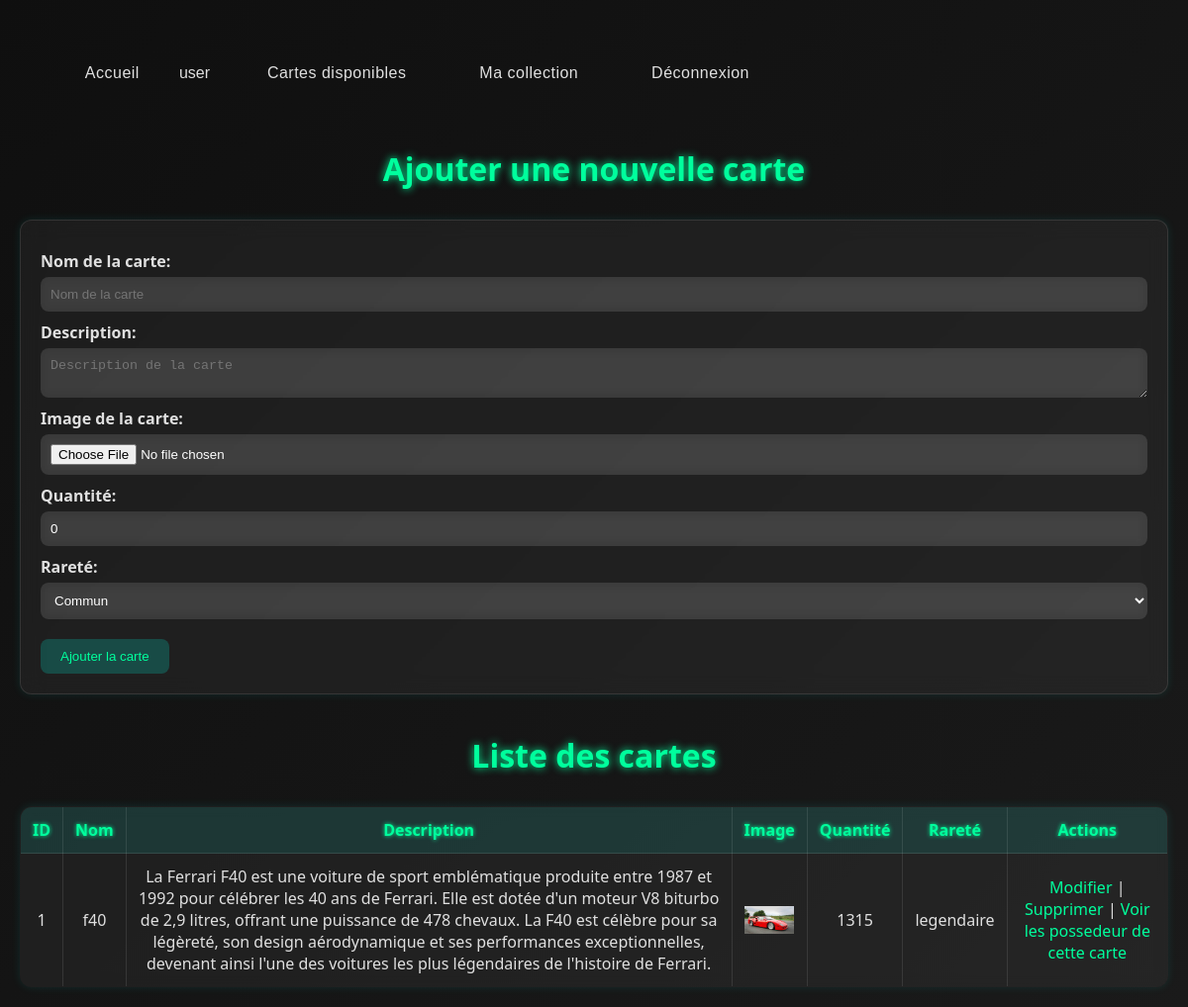
Screenshot of /superTCG/gerercarte.php (signed in) with the database file from the repository.
### tables this page shows
CREATE TABLE `carte` (
  `carte_id` int(11) NOT NULL,
  `nom` varchar(100) NOT NULL,
  `description` text DEFAULT NULL,
  `chemin_image` varchar(255) DEFAULT NULL,
  `quantite` int(11) DEFAULT 0,
  `rarete` enum('commun','rare','epique','legendaire') DEFAULT 'commun'
);

### superTCG/gerercarte.php (the view, shortened to what this page needs)
<?php
include('common/navbar.php');
include('./config.php');
?>
<html lang="en">
<head>
    <link rel="stylesheet" href="css/gererCS.css">
</head>
<body class="container">
    <div>
        <h1 class="titre">Ajouter une nouvelle carte</h1>
        <form method="POST" enctype="multipart/form-data">
            <label for="nom">Nom de la carte:</label>
            <input type="text" name="nom" placeholder="Nom de la carte" required><br>
            <label for="description">Description:</label>
            <textarea name="description" placeholder="Description de la carte" required></textarea><br>
            <label for="image">Image de la carte:</label>
            <input type="file" name="image" required><br>
            <label for="quantite">Quantité:</label>
            <input type="number" name="quantite" value="0" required><br>
            <label for="rarete">Rareté:</label>
            <select name="rarete" required>
                <option value="commun">Commun</option>
            </select><br>
            <input type="submit" name="submit" value="Ajouter la carte">
        </form>
    </div>
    <div>
        <?php
            $stmt = $conn->query("SELECT * FROM carte");
            $cartes = $stmt->fetchAll(PDO::FETCH_ASSOC);
        ?>
        <h1>Liste des cartes</h1>
    <table border="1" cellpadding="10">
        <thead>
            <tr>
                <th>ID</th>
                <th>Nom</th>
                <th>Description</th>
                <th>Image</th>
                <th>Quantité</th>
                <th>Rareté</th>
                <th>Actions</th>
            </tr>
        </thead>
        <tbody>
            <?php foreach ($cartes as $carte): ?>
                <tr>
                    <td><?= $carte['carte_id'] ?></td>
                    <td><?= htmlspecialchars($carte['nom']) ?></td>
                    <td><?= htmlspecialchars($carte['description']) ?></td>
                    <td><img src="<?= $carte['chemin_image'] ?>" alt="" width="50"></td>
                    <td><?= $carte['quantite'] ?></td>
                    <td><?= $carte['rarete'] ?></td>
                    <td>
                        <a href="modifiercarte.php?id=<?= $carte['carte_id'] ?>">Modifier</a> |
                        <a href="supprimercarte.php?id=<?= $carte['carte_id'] ?>" onclick="return confirm('Supprimer cette carte ?');">Supprimer</a> |
                        <a href="possedeurcarte.php?id=<?= $carte['carte_id'] ?>" >Voir les possedeur de cette carte</a>
                    </td>
                </tr>
            <?php endforeach; ?>
        </tbody>
    </table>
    </div>
</body>
</html>

### superTCG/common/style.css (style rules this page uses)
:root { --cyber-dark: #0a0a0a; --cyber-darker: #050505; --cyber-accent: #00ff9d; --cyber-glow: 0 0 10px rgba(0, 255, 157, 0.7); --cyber-text: #e0e0e0; --cyber-border: #1f1f1f; }

### superTCG/css/gererCS.css (style rules this page uses)
body { font-family: 'Segoe UI', Tahoma, Geneva, Verdana, sans-serif; background: linear-gradient(135deg, #0f0f0f, #1a1a1a); color: #e0e0e0; margin: 0; padding: 20px; }
.container { max-width: 1200px; margin: auto; }
h1.titre, h1 { text-align: center; color: #00ff9d; text-shadow: 0 0 8px #00ff9d; margin-bottom: 30px; }
form { background: rgba(255, 255, 255, 0.05); backdrop-filter: blur(10px); border: 1px solid rgba(255, 255, 255, 0.1); border-radius: 12px; padding: 20px; box-shadow: 0 0 10px rgba(0, 255, 231, 0.1); margin-bottom: 40px; }
form label { display: block; margin-top: 10px; font-weight: bold; }
form input[type="text"], form input[type="number"], form input[type="file"], form textarea, form select { width: 100%; padding: 10px; margin-top: 5px; background-color: rgba(255, 255, 255, 0.1); color: #fff; border: none; border-radius: 8px; backdrop-filter: blur(6px); outline: none; }
form input[type="submit"] { margin-top: 20px; background: rgba(0, 255, 231, 0.2); color: #00ff9d; padding: 10px 20px; border: none; border-radius: 8px; cursor: pointer; transition: background 0.3s ease, box-shadow 0.3s ease; }
table { width: 100%; border-collapse: collapse; background: rgba(255, 255, 255, 0.05); backdrop-filter: blur(6px); border-radius: 12px; overflow: hidden; box-shadow: 0 0 10px rgba(0, 255, 231, 0.1); }
th, td { padding: 12px; border: 1px solid rgba(255, 255, 255, 0.1); text-align: center; }
th { background-color: rgba(0, 255, 231, 0.1); color: #00ff9d; text-shadow: 0 0 4px #00ff9d; }
a { color: #00ff9d; text-decoration: none; }

### rows the page displays
carte: carte_id "1", nom "f40", description "La Ferrari F40 est une voiture de sport emblématique produite entre 1987 et 1992 pour célébrer les 40 ans de Ferrari. Elle est dotée d'un moteur V8 biturbo de 2,9 litres, offrant une puissance de 478 chevaux. La F40 est célèbre pour sa légèreté, son design aérodynamique et ses performances exceptionnelles, devenant ainsi l'une des voitures les plus légendaires de l'histoire de Ferrari.", chemin_image (picture), quantite "1315", rarete "legendaire"

### other values shown
$_SESSION["role"] "user"
